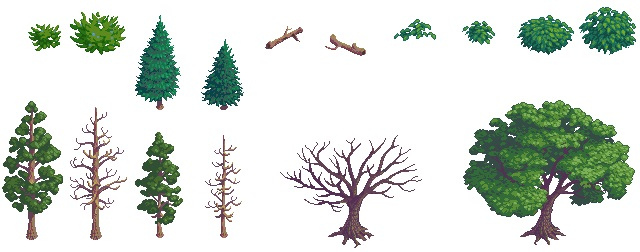
#> input picture 13584586-extract-sprite/1.jpg, 640 x 252 px, found by its file name
$ python segment_perfect_circle.py
#> lines starting #> are read from the running program, lines starting #| are printed output that depends on the picture; after the words box and inside, x2 and y2 are one past the last pixel; in counts of white or black regions, pixels touching at a corner belong together
import cv2
import numpy as np

# Load image, create blank mask, grayscale, Otsu's threshold
image = cv2.imread('1.jpg')
#> image is the input picture: shape (252, 640, 3); mean B, G, R 212.3, 219.7, 212.5
original = image.copy()
mask = np.zeros(image.shape, dtype=np.uint8)
gray = cv2.cvtColor(image, cv2.COLOR_BGR2GRAY)
thresh = cv2.threshold(gray, 0, 255, cv2.THRESH_BINARY + cv2.THRESH_OTSU)[1]
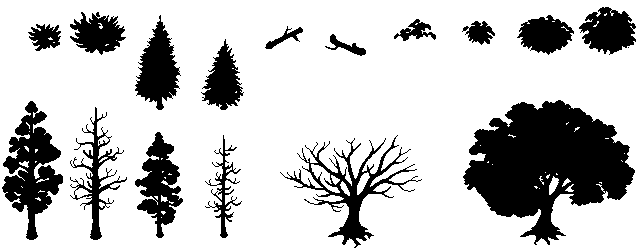
#> thresh: shape (252, 640); 77.4% white; 17 black regions (1 under 20 px), largest, box (x1, y1, x2, y2) and area: (463, 100, 635, 245) 14294, (2, 101, 63, 240) 3964, (280, 135, 422, 248) 2969

# Morph close
kernel = cv2.getStructuringElement(cv2.MORPH_ELLIPSE, (5,5))
close = cv2.morphologyEx(thresh, cv2.MORPH_CLOSE, kernel, iterations=5)
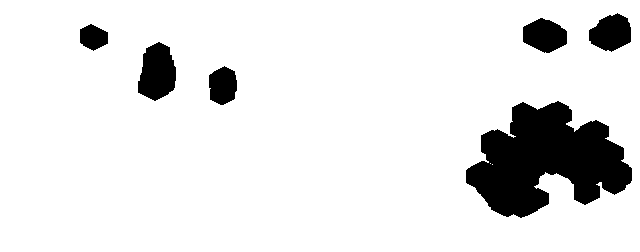
#> close: shape (252, 640); 89.4% white; 6 black regions

# Find contours and filter using contour area + contour approximation
# Determine perfect circle contour then draw onto blank mask
cnts = cv2.findContours(close, cv2.RETR_TREE, cv2.CHAIN_APPROX_SIMPLE)
#> cnts = 9 contours, 2 with area under 20; largest, box (x1, y1, x2, y2) and area: (0, 0, 640, 252) 160389, (465, 100, 633, 219) 11983, (137, 41, 177, 102) 1730, (588, 12, 632, 53) 1228, (522, 17, 568, 54) 1176, (208, 65, 238, 106) 912, (79, 23, 109, 52) 586
cnts = cnts[0] if len(cnts) == 2 else cnts[1]
for c in cnts:
    peri = cv2.arcLength(c, True)
    approx = cv2.approxPolyDP(c, 0.04 * peri, True)
    area = cv2.contourArea(c)
    if len(approx) > 4 and area > 10000 and area < 500000:
        ((x, y), r) = cv2.minEnclosingCircle(c)
        cv2.circle(mask, (int(x), int(y)), int(r), (255, 255, 255), -1)
        cv2.circle(image, (int(x), int(y)), int(r), (36, 255, 12), 3)
#> this loop made 9 passes
#> (peri, area, x, y, r) on pass 2: (695.8, 11983, 548.5, 175, 83.79)
#> (peri, area) on passes 5 to 9: (119.5, 911.5), (171.6, 1730.5), (95.84, 586.5), (136.5, 1176.5), (141.3, 1227.5)
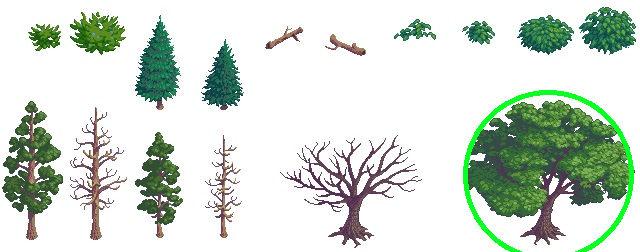
#> image: shape (252, 640, 3); 1.42% of pixels changed, all inside (x1, y1, x2, y2) = (463, 90, 634, 252)
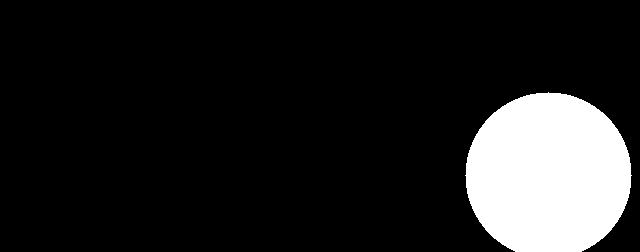
#> mask: shape (252, 640, 3); 13.2% white; 1 white region, box (x1, y1, x2, y2) and area: (465, 92, 632, 252) 21352

# Extract ROI
mask = cv2.cvtColor(mask, cv2.COLOR_BGR2GRAY)
x,y,w,h = cv2.boundingRect(mask)
#> x = 465; y = 92; w = 167; h = 160
mask_ROI = mask[y:y+h, x:x+w]
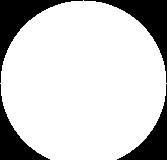
#> mask_ROI: shape (160, 167); 79.9% white; 4 black regions, box (x1, y1, x2, y2) and area: (0, 0, 83, 83) 1565, (84, 0, 167, 83) 1565, (0, 84, 50, 160) 1119, (117, 84, 167, 160) 1119
image_ROI = original[y:y+h, x:x+w]
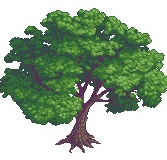
#> image_ROI: shape (160, 167, 3); mean B, G, R 153, 175.6, 155.7

# Bitwise-and for result
result = cv2.bitwise_and(image_ROI, image_ROI, mask=mask_ROI)
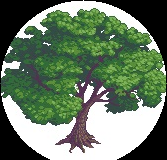
#> result: shape (160, 167, 3); mean B, G, R 102.2, 124.7, 104.9
result[mask_ROI==0] = (255,255,255) # Color background white

cv2.imwrite('close.png', close)
cv2.imwrite('thresh.png', thresh)
cv2.imwrite('image.png', image)
cv2.imwrite('mask.png', mask)
cv2.imwrite('result.png', result)
cv2.waitKey()
